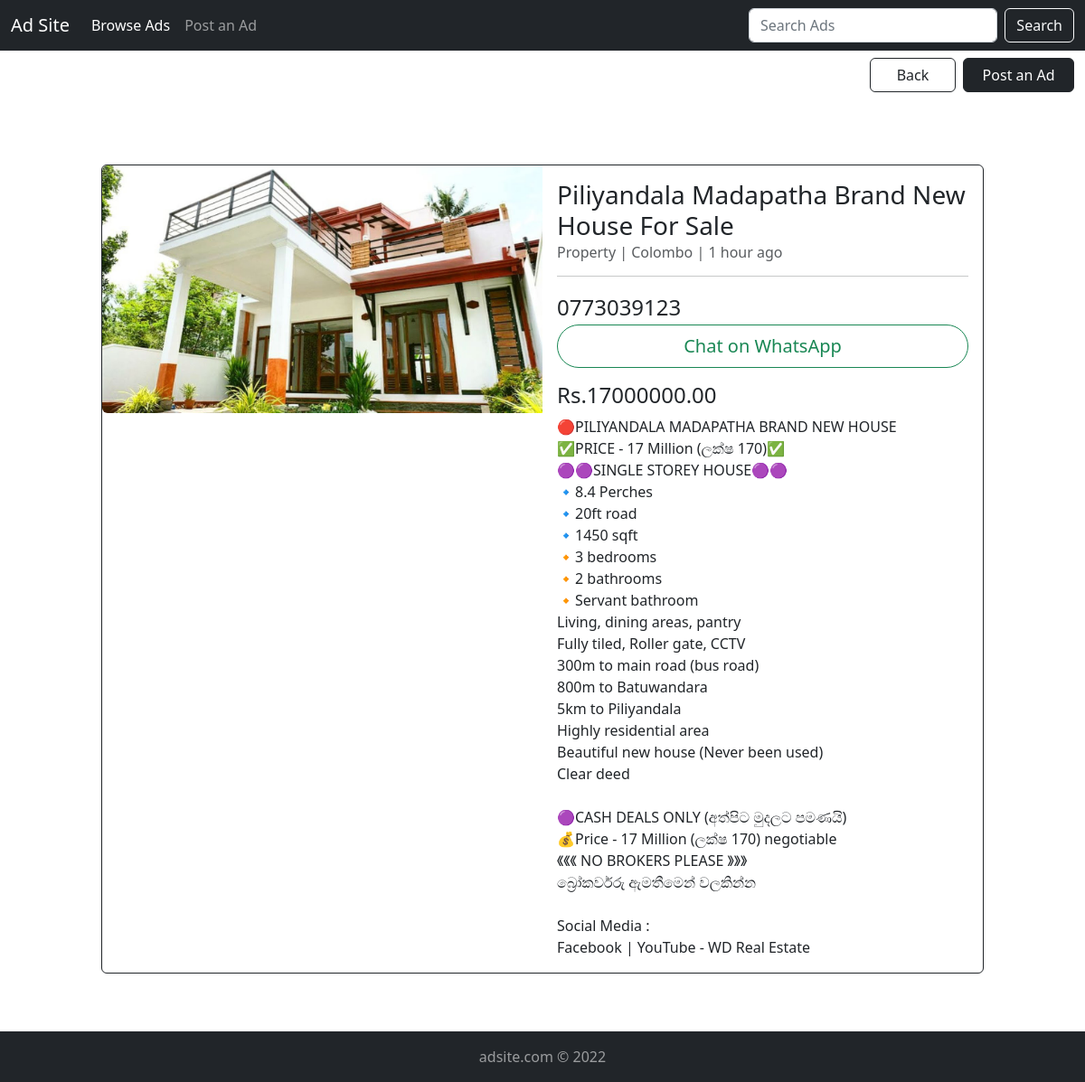
The app's page /index.php?action=viewAd&adid=18 with its own data.
### tables this page shows
CREATE TABLE `ad_table` (
  `ad_id` int(10) UNSIGNED NOT NULL,
  `ad_category_id` tinyint(3) UNSIGNED NOT NULL,
  `ad_title` varchar(250) NOT NULL,
  `ad_description` text NOT NULL,
  `ad_image_path` varchar(300) NOT NULL,
  `ad_price` decimal(15,2) NOT NULL,
  `ad_status` enum('PENDING','VERIFIED','DECLINED') NOT NULL,
  `ad_city_id` smallint(5) UNSIGNED NOT NULL,
  `ad_created` datetime NOT NULL,
  `ad_last_modified` datetime NOT NULL,
  `ad_user_id` int(10) UNSIGNED NOT NULL,
  `ad_type_id` smallint(5) UNSIGNED NOT NULL,
  `ad_expired` datetime NOT NULL,
  `ad_expiration_offset` varchar(50) NOT NULL
);

CREATE TABLE `category_table` (
  `category_id` tinyint(3) UNSIGNED NOT NULL,
  `category_name` varchar(50) NOT NULL
);

CREATE TABLE `city_table` (
  `city_id` smallint(5) UNSIGNED NOT NULL,
  `city_name` varchar(50) NOT NULL
);

CREATE TABLE `user_table` (
  `user_id` int(10) UNSIGNED NOT NULL,
  `user_phone_no` char(10) NOT NULL
);

### model/ad_db.php (called while the page is built, shortened)
<?php
    function get_verified_ad_record($ad_id) {
        global $db;
        $get_ad_record_query = 'select * from ad_table where ad_id = :ad_id and ad_status = \'VERIFIED\';';
        try {
            $get_ad_record_statement = $db->prepare($get_ad_record_query);
            $get_ad_record_statement->bindValue(':ad_id', $ad_id);
            $get_ad_record_statement->execute();
            $get_ad_record_result = $get_ad_record_statement->fetch();
            return $get_ad_record_result;
        }
        catch(Exception $e) {
        }
    }
?>

### model/category_db.php (called while the page is built, shortened)
<?php
    function get_category_name_from_id($category_id) {
        global $db;
        $get_category_name_from_id_query = 'select category_name from category_table where category_id = :category_id;';
        try {
            $get_category_name_from_id_statement = $db->prepare($get_category_name_from_id_query);
            $get_category_name_from_id_statement->bindValue(':category_id', $category_id);
            $get_category_name_from_id_statement->execute();
            $get_category_name_from_id_result = $get_category_name_from_id_statement->fetch();
            return $get_category_name_from_id_result['category_name'];
        }
        catch(Exception $e) {
        }
    }
?>

### model/city_db.php (called while the page is built, shortened)
<?php
    function get_city_name_from_id($city_id) {
        global $db;
        $get_city_name_from_id_query = 'select city_name from city_table where city_id = :city_id;';
        try {
            $get_city_name_from_id_statement = $db->prepare($get_city_name_from_id_query);
            $get_city_name_from_id_statement->bindValue(':city_id', $city_id);
            $get_city_name_from_id_statement->execute();
            $get_city_name_from_id_record = $get_city_name_from_id_statement->fetch();
            return $get_city_name_from_id_record['city_name'];
        }
        catch(Exception $e) {
        }
    }
?>

### model/time_utilities.php (called while the page is built, shortened)
<?php
    function get_time_diff($start_time, $end_time) {
        $interval = date_diff($start_time, $end_time);
        $interval_str = '';
        if($interval->format('%y') === '0') {
            if($interval->format('%m') === '0') {
                if($interval->format('%d') === '0') {
                    if($interval->format('%h') === '0') {
                        if($interval->format('%i') === '0') {
                            $interval_str = $interval->format('%s');
                            if($interval_str === '1') {
                                $interval_str .= ' second';
                            }
                            else {
                                $interval_str .= ' seconds';
                            }
                        }
                        else {
                            $interval_str = $interval->format('%i');
                            if($interval_str === '1') {
                                $interval_str .= ' minute';
                            }
                            else {
                                $interval_str .= ' minutes';
                            }
                        }
                    }
                    else {
                        $interval_str = $interval->format('%h');
                        if($interval_str === '1') {
                            $interval_str .= ' hour';
                        }
                        else {
                            $interval_str .= ' hours';
                        }
                    }
                }
            }
        }
        return $interval_str;
    }
?>

### model/user_db.php (called while the page is built, shortened)
<?php
    function get_phone_no_from_user_id($user_id) {
        global $db;
        $get_phone_no_query = 'select user_phone_no from user_table where user_id = :user_id;';
        try {
            $get_phone_no_statement = $db->prepare($get_phone_no_query);
            $get_phone_no_statement->bindValue(':user_id', $user_id);
            $get_phone_no_statement->execute();
            $get_phone_no_result = $get_phone_no_statement->fetch();
            return $get_phone_no_result['user_phone_no'];
        }
        catch(Exception $e) {
        }
    }
?>

### view/view_body/view_ad_view.php (the view, shortened to what this page needs)
<div class="container-fluid">
<div class="row">
    <div class="col text-end align-self-center">
      <a href="./index.php?action=home" class="btn btn-outline-dark mt-2" >&nbsp;&nbsp;&nbsp;&nbsp;Back&nbsp;&nbsp;&nbsp;&nbsp;</a>&nbsp;
      <a href="./index.php?action=adtype" class="btn btn-dark mt-2" >&nbsp;&nbsp;Post&nbsp;an&nbsp;Ad&nbsp;&nbsp;</a>
    </div>
</div>
</div>
<div class="container-fluid main-body">
    <div class="row justify-content-center my-5">
        <div class="col col-md-10 col-12">
            <div class="card border-dark mb-3">
                <div class="row g-0">
                    <div class="col-md-6">
                    <img src="<?php echo $ad_record['ad_image_path']?>" class="ad-img-size rounded-start" alt="Ad Image">
                    </div>
                    <div class="col-md-6">
                    <div class="card-body">
                        <h3 class="card-title"><?php echo $ad_record['ad_title']?></h3>
                        <h6 class="card-subtitle text-muted"><?php echo $ad_category_name?>&nbsp;|&nbsp;<?php echo $ad_city_name?>&nbsp;|&nbsp;<span class="created-date"><?php echo $interval?></span></h6>
                        <div class="row">
                          <div class="col col-12">
                            <hr>
                          </div>
                        </div>
                        <h4 class="card-subtitle mt-1"><a href="tel:<?php echo $user_phone_no?>" class="tel-style"><?php echo $user_phone_no?></a></h4>
                        <div class="row my-1">
                          <div class="col col-12 d-grid">
                            <a href="https://wa.me/94<?php echo $user_phone_no?>?lang=en" target="_blank" class="rounded-pill btn btn-lg btn-outline-success">Chat on WhatsApp</a>
                          </div>
                        </div>
                        <h4 class="mt-3">Rs.<?php echo $ad_record['ad_price']?></h4>
                        <p class="card-text">
                          <?php
                            echo nl2br($ad_record['ad_description']);
                          ?>
                        </p>
                    </div>
                    </div>
                </div>
            </div>
        </div>
    </div>
</div>

### view/css/overall_styles.css (style rules this page uses)
.main-body { min-height: 100vh; }

### view/view_body/css/adDisplay_view.css (style rules this page uses)
.ad-img-size { max-width: 100%; min-width: 100%; }
.created-date { font-weight: normal; }
.tel-style { text-decoration: none; color: #212529; }

### records on screen
ad_table: ad_title "Piliyandala Madapatha Brand New House For Sale", ad_category.category_name "Property", ad_city.city_name "Colombo", ad_created "1 hour ago", ad_user.user_phone_no "0773039123", ad_price "17000000.00", ad_description "🔴PILIYANDALA MADAPATHA BRAND NEW HOUSE ✅PRICE - 17 Million (ලක්ෂ 170)✅ 🟣🟣SINGLE STOREY HOUSE🟣🟣 🔹️8.4 Perches 🔹️20ft road 🔹️1450 sqft 🔸️3 bedrooms 🔸️2 bathrooms 🔸️Servant bathroom Living, dining areas, pantry Fully tiled, Roller gate, CCTV 300m to main road (bus road) 800m to Batuwandara 5km to Piliyandala Highly residential area Beautiful new house (Never been used) Clear deed 🟣CASH DEALS ONLY (අත්පිට මුදලට පමණයි) 💰Price - 17 Million (ලක්ෂ 170) negotiable 《《《 NO BROKERS PLEASE 》》》 බ්‍රෝකර්වරු ඇමතීමෙන් වලකින්න Social Media : Facebook | YouTube - WD Real Estate"
